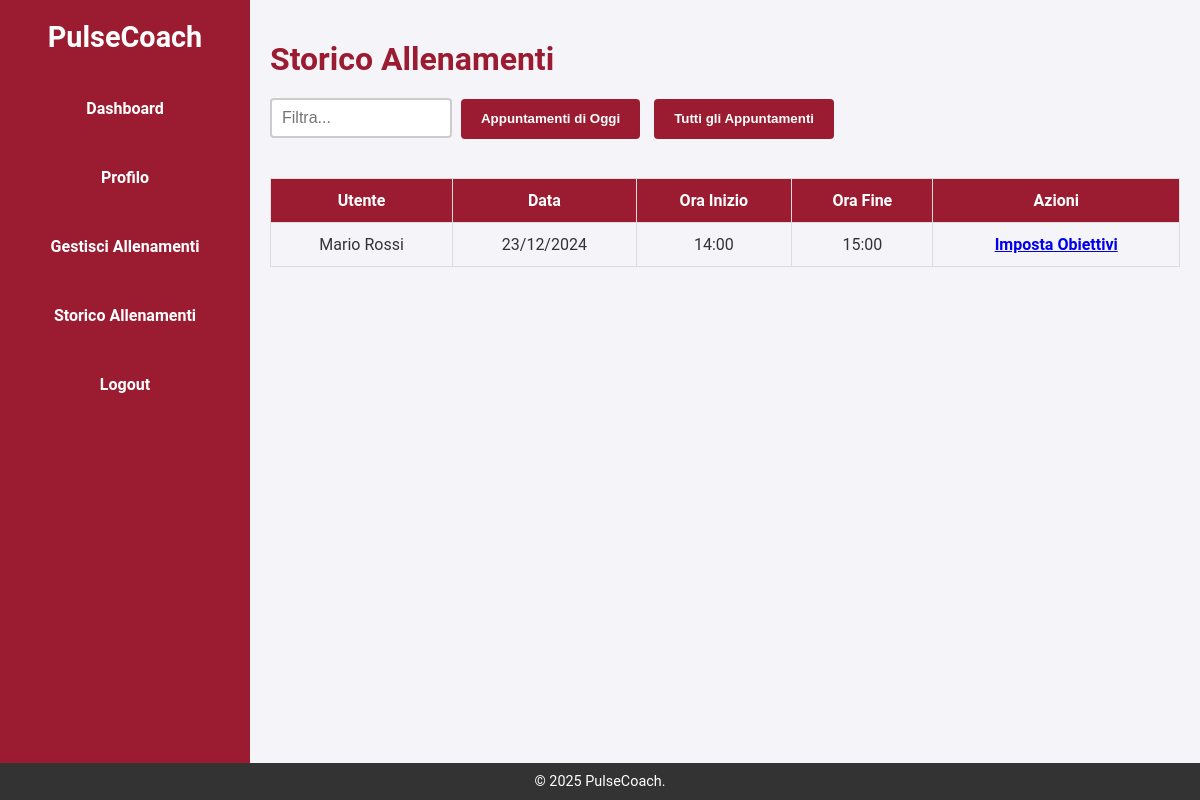
/php/storicoAllenamenti.php (signed in), run on the app's committed database.
### tables this page shows
CREATE TABLE `appuntamento` (
  `id` int(11) NOT NULL AUTO_INCREMENT,
  `utente_id` int(11) DEFAULT NULL,
  `personal_trainer_id` int(11) DEFAULT NULL,
  `data` date NOT NULL,
  `ora` time NOT NULL,
  `stato` enum('prenotato','confermato','cancellato') DEFAULT 'prenotato',
  PRIMARY KEY (`id`),
  KEY `utente_id` (`utente_id`),
  KEY `personal_trainer_id` (`personal_trainer_id`),
  CONSTRAINT `appuntamento_ibfk_1` FOREIGN KEY (`utente_id`) REFERENCES `utente` (`id`) ON DELETE CASCADE,
  CONSTRAINT `appuntamento_ibfk_2` FOREIGN KEY (`personal_trainer_id`) REFERENCES `personal_trainer` (`id`) ON DELETE CASCADE
);

### php/storicoAllenamenti.php (the view, shortened to what this page needs)
<?php
    include '../utility/functions.php';
    $q = function() {
        global $user;
        $user_id = $_SESSION["user_id"];
        $conn = getDBConnection();
        if ($conn->connect_error) {
            die("Errore di connessione al database: " . $conn->connect_error);
        }
        $sql = "SELECT a.id, concat(u.nome, ' ', u.cognome) as utente, DATE_FORMAT(a.data, '%d/%m/%Y') as data, TIME_FORMAT(a.ora, '%H:%i') as ora_inizio, TIME_FORMAT((a.ora + INTERVAL 1 HOUR), '%H:%i') as ora_fine, a.stato
                FROM appuntamento a
                INNER JOIN utente u ON a.utente_id = u.id
                WHERE a.personal_trainer_id = ? AND (a.stato = 'confermato' OR a.stato = 'cancellato')";
        $stmt = $conn->prepare($sql);
        $stmt->bind_param("i", $user_id);
        $stmt->execute();
        $user = $stmt->get_result();
    };
    _header('Storico Allenamenti',
    '<link rel="stylesheet" href="../css/utility.css">
    <script src="../js/storicoAllenamenti.js"></script>', $q);
?>
<main>
    <section class="welcome-section">
        <h1>Storico Allenamenti</h1>
        <input type="text" id="filter" class="filter-input" placeholder="Filtra...">
        <button id="filtraOggi" class="filter-button">Appuntamenti di Oggi</button>
        <button id="filtraTutti" class="filter-button">Tutti gli Appuntamenti</button>
        <table>
            <thead>
                <tr>
                    <th>Utente</th>
                    <th>Data</th>
                    <th>Ora Inizio</th>
                    <th>Ora Fine</th>
                    <th>Azioni</th>
                </tr>
            </thead>
            <tbody>
                <?php while ($row = $user->fetch_assoc()) : ?>
                    <tr id="appuntamento-<?php echo $row['id']; ?>" data-data="<?php echo $row['data']; ?>">
                        <td><?php echo htmlspecialchars($row['utente']); ?></td>
                        <td><?php echo htmlspecialchars($row['data']); ?></td>
                        <td><?php echo htmlspecialchars($row['ora_inizio']); ?></td>
                        <td><?php echo htmlspecialchars($row['ora_fine']); ?></td>
                        <td>
                            <?php
                                if ($row['stato'] === 'confermato') {
                                    echo '<a style="font-weight: bold;" href="impostaObiettivi.php?appuntamento_id=' . $row['id'] . '">Imposta Obiettivi</a>';
                                }
                                else {
                                    echo htmlspecialchars($row['stato']);
                                }
                            ?>
                        </td>
                    </tr>
                <?php endwhile; ?>
            </tbody>
        </table>
    </section>
</main>

### css/home.css (style rules this page uses)
* { margin: 0; padding: 0; box-sizing: border-box; }
body { font-family: 'Roboto', sans-serif; background-color: #f4f4f9; color: #333; display: flex; min-height: 100vh; flex-direction: column; }
main { flex: 1; padding: 40px 20px; }

### css/utility.css (style rules this page uses)
section > h1 { color: #9B1B30; font-size: 2em; }
table { width: 100%; border-collapse: collapse; margin-top: 20px; }
th, td { padding: 12px; border: 1px solid #ddd; text-align: center; }
th { background-color: #9B1B30; color: white; }
main h1 { color: #9B1B30; }
.filter-input { width: 20%; padding: 10px; margin: 20px 0; box-sizing: border-box; border: 2px solid #ccc; border-radius: 4px; font-size: 16px; height: 40px; }
.filter-button { padding: 10px 20px; margin: 10px 5px; background-color: #9B1B30; color: white; border: none; border-radius: 4px; cursor: pointer; height: 40px; font-weight: bold; }

### data on the page
appuntamento: utente "Mario Rossi", data "23/12/2024", ora_inizio "14:00", ora_fine "15:00"
